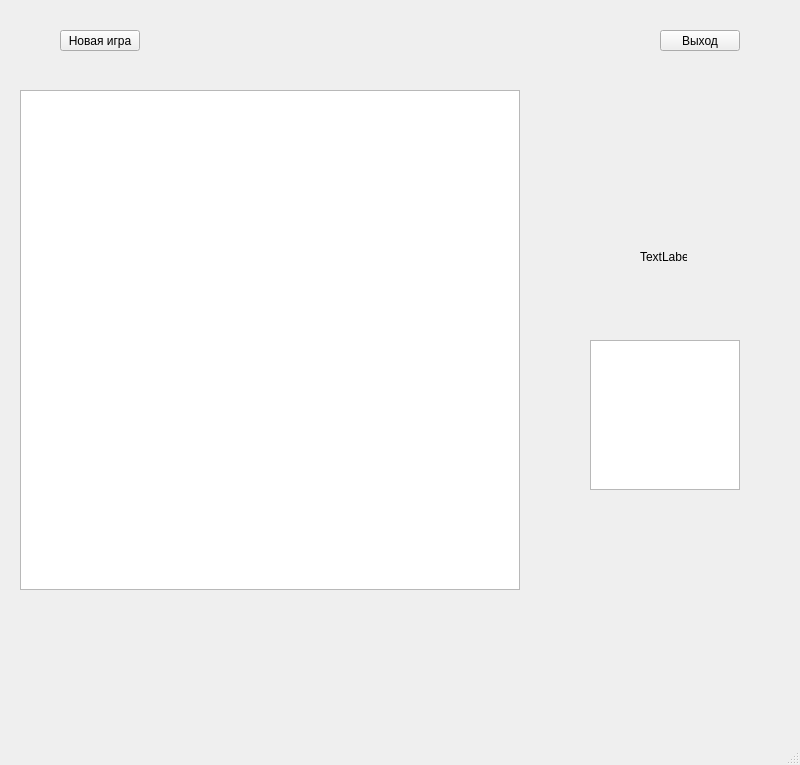
<?xml version="1.0" encoding="UTF-8"?>
<ui version="4.0">
 <class>MainWindow</class>
 <widget class="QMainWindow" name="MainWindow">
  <property name="geometry">
   <rect>
    <x>0</x>
    <y>0</y>
    <width>800</width>
    <height>765</height>
   </rect>
  </property>
  <property name="windowTitle">
   <string>MainWindow</string>
  </property>
  <widget class="QWidget" name="centralwidget">
   <widget class="QPushButton" name="exitButton">
    <property name="geometry">
     <rect>
      <x>660</x>
      <y>30</y>
      <width>80</width>
      <height>21</height>
     </rect>
    </property>
    <property name="text">
     <string>Выход</string>
    </property>
   </widget>
   <widget class="QPushButton" name="newGameButton">
    <property name="geometry">
     <rect>
      <x>60</x>
      <y>30</y>
      <width>80</width>
      <height>21</height>
     </rect>
    </property>
    <property name="text">
     <string>Новая игра</string>
    </property>
   </widget>
   <widget class="QTableWidget" name="tableWidget">
    <property name="geometry">
     <rect>
      <x>20</x>
      <y>90</y>
      <width>500</width>
      <height>500</height>
     </rect>
    </property>
    <property name="minimumSize">
     <size>
      <width>3</width>
      <height>3</height>
     </size>
    </property>
    <property name="baseSize">
     <size>
      <width>3</width>
      <height>3</height>
     </size>
    </property>
   </widget>
   <widget class="QLabel" name="appleWidget">
    <property name="geometry">
     <rect>
      <x>640</x>
      <y>250</y>
      <width>47</width>
      <height>13</height>
     </rect>
    </property>
    <property name="text">
     <string>TextLabel</string>
    </property>
   </widget>
   <widget class="QListWidget" name="appleIcon">
    <property name="geometry">
     <rect>
      <x>590</x>
      <y>340</y>
      <width>150</width>
      <height>150</height>
     </rect>
    </property>
   </widget>
  </widget>
  <widget class="QMenuBar" name="menubar">
   <property name="geometry">
    <rect>
     <x>0</x>
     <y>0</y>
     <width>800</width>
     <height>20</height>
    </rect>
   </property>
  </widget>
  <widget class="QStatusBar" name="statusbar"/>
 </widget>
 <resources/>
 <connections/>
</ui>
